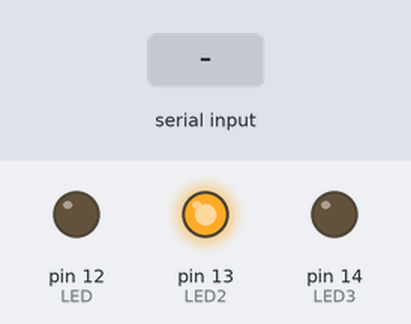
Simulated run of this sketch. Board: Arduino Uno, built with avr-gcc and run on an emulated ATmega328P. On the bench: output pins drawn as LEDs (lit = HIGH). The inputs (shaded band) are chosen by the test bench.

Above: at 1.2 s.
1.3 s: byte 2 (2) received over Serial
At 1.8 s:
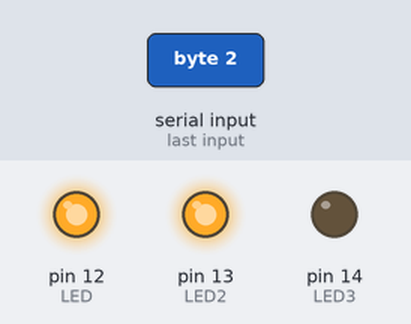
Timing chart, 0 to 4.3 s (numbered marks = the images above; inputs shaded):
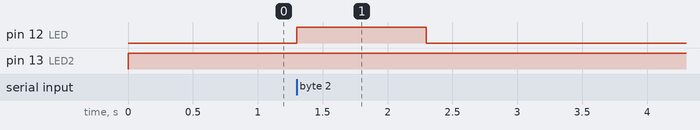

Measured:
- after the input at 1.3 s, pin 12 (LED): LOW → HIGH at once, → LOW 1.0 s later

The sketch:

recepcionserial.ino
```cpp
#include <Arduino.h>
//
const int LED = 12; // Pin para el LED de prueba
const int LED2 = 13; // Pin para el segundo LED
const int LED3 = 14; // Pin para el 3
int datos; // Número de muestras esperadas

void setup()
{
  Serial.begin(115200); // Iniciar comunicación serial a 115200 baudios
pinMode(LED, OUTPUT); // Configurar el pin del LED como salida
pinMode(LED2, OUTPUT); // Configurar el pin del segundo LED como salida
pinMode(LED3, OUTPUT);
}

void loop()
{
 digitalWrite(LED2, HIGH);
  if(Serial.available()>0)
  {
    datos=Serial.read();
    digitalWrite(LED, HIGH);
    delay(1000);
  digitalWrite(LED, LOW);
    if(datos == 2)
    {
  digitalWrite(LED2, LOW);
    }
  }
}

 
```
